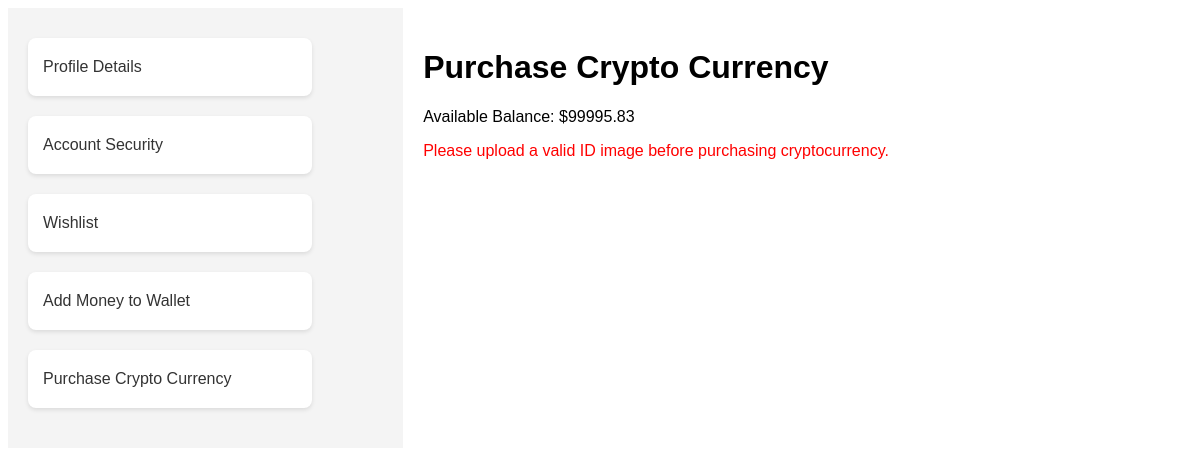
Before: /userprofile/purchase_currency/ (signed in) with the older database file.
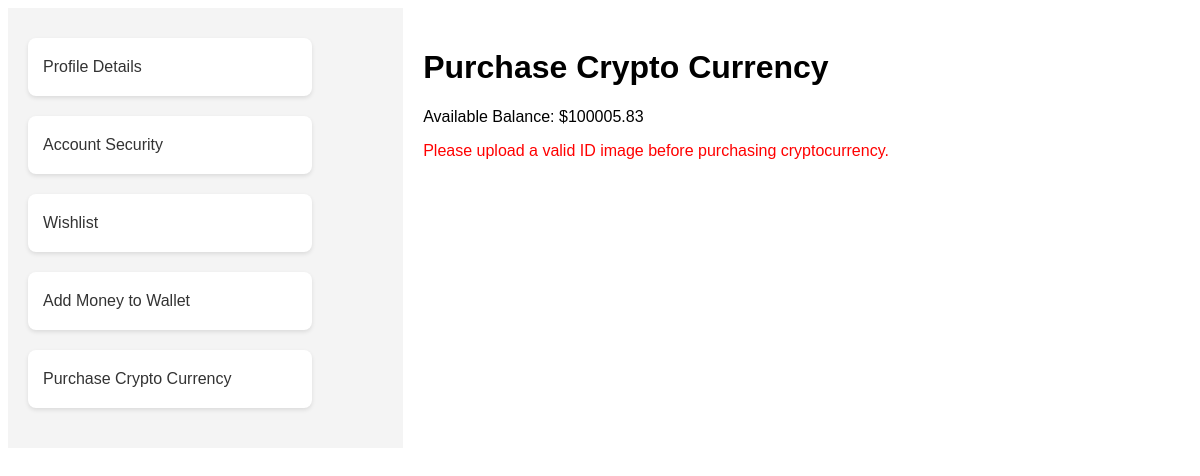
After: the same page with the newer database file.
### CryptoCrackers/models.py (models this page shows, shortened)
class Wallet(models.Model):
    user = models.OneToOneField(UserDetails, on_delete=models.CASCADE)
    balance = models.DecimalField(max_digits=10, decimal_places=2, default=0)

### CryptoCrackers/views.py (the view)
# urls.py: path('userprofile/purchase_currency/', views.purchase_currency, name='purchase_currency'),
def purchase_currency(request):
    user_id = request.session.get('_user_id')
    if not user_id:
        return redirect('/login/')
    user_wallet, created = Wallet.objects.get_or_create(user_id=user_id)
    if request.method == 'POST':
        form = PurchaseForm(user_id, request.POST)
        if form.is_valid():
            cryptocurrency = form.cleaned_data['cryptocurrency']
            quantity = form.cleaned_data['quantity']
            total_amount = cryptocurrency.current_price_cad * quantity
            if user_wallet.balance >= total_amount:
                user_wallet.balance -= total_amount
                Purchase.objects.create(
                    user_id=user_id,
                    cryptocurrency=cryptocurrency,
                    quantity=quantity,
                    total_amount=total_amount,
                )
                user = UserDetails.objects.get(id=user_id)
                cryptocurrencies = user.cryptocurrencies
                if cryptocurrency.name in cryptocurrencies:
                    cryptocurrencies[cryptocurrency.name] += int(quantity)
                else:
                    cryptocurrencies[cryptocurrency.name] = int(quantity)
                user.cryptocurrencies = cryptocurrencies
                user_wallet.save()
                user.save()
                return JsonResponse({'success': True, 'total_amount': total_amount})
            else:
                return JsonResponse({'success': False, 'error': 'Insufficient balance'})
        else:
            return JsonResponse({'success': False, 'error': 'Invalid form data'})
    else:
        form = PurchaseForm(user_id)
        crypto_choices = [{'id': crypto.id, 'name': crypto.name, 'price': str(crypto.current_price_cad)} for crypto in
                          CryptoCurrency.objects.all()]
        crypto_choices_json = json.dumps(crypto_choices, cls=DjangoJSONEncoder)
        user = UserDetails.objects.get(pk=user_id)
        return render(request, 'FrontEnd/profile.html',
                      {'form': form, 'balance': user_wallet.balance, 'crypto_choices_json': crypto_choices_json,
                       'id': "purchase-currency","user":user})

### CryptoCrackers/models.py (called while the page is built)
    def __str__(self):
        return self.name

### templates/FrontEnd/profile.html (shortened to what this page needs)
<!DOCTYPE html>
<html lang="en">
<head>
</head>
<body>
<main>
    <div class="profile-container">
        <div class="sidebar">
            <ul>
                <li><a href="{% url 'CryptoCrackers:profile' %}" >Profile Details</a></li>
                <li><a onclick="accountSecurity()" >Account Security</a></li>
                <li><a href="{% url 'CryptoCrackers:wishlist' %}" >Wishlist</a></li>
                <li><a href="{% url 'CryptoCrackers:add_money' %}" >Add Money to Wallet</a></li>
                <li><a href="{% url 'CryptoCrackers:purchase_currency' %}" >Purchase Crypto Currency</a></li>
            </ul>
        </div>
        <div class="content">
            <div id="purchase-currency" style="display: none;">
                  <h1>Purchase Crypto Currency</h1>
                  <p>Available Balance: ${{ balance }}</p>
                {% if user.id_image%}
                    <form method="post" id="purchaseForm">
                        {% csrf_token %}
                        {{ form.as_p }}
                        <button class="save-button" type="button" onclick="calculateTotal()">Calculate Total</button>
                        <p>Total Amount: $<span id="totalAmount">0.00</span></p>
                        <button class="save-button" type="submit">Purchase</button>
                    </form>
                {% else %}
                    <p style="color: red;">Please upload a valid ID image before purchasing cryptocurrency.</p>
                {% endif %}
            </div>
     </div>
    </div>
</main>
</body>
</html>

### templates/FrontEnd/profile.html (style rules this page uses)
body { font-family: Arial, sans-serif; }
.profile-container { display: flex; align-items: flex-start; }
.sidebar { width: 30%; padding: 20px; background-color: #f4f4f4; }
.content { width: 40%; padding: 20px; background-color: #fff; }
.sidebar ul { list-style-type: none; padding: 0; }
.sidebar li { margin-bottom: 20px; }
.sidebar a { text-decoration: none; color: #333; display: block; padding: 5px 0; }
ul { list-style-type: none; padding: 0; margin: 0; width: 80%; max-width: 400px; }
li { background-color: #fff; margin: 10px 0; padding: 15px; border-radius: 8px; box-shadow: 0 2px 4px rgba(0, 0, 0, 0.1); display: flex; justify-content: space-between; align-items: center; }
a { text-decoration: none; color: #3498db; }

Changed rows visible on the page:
changed Wallet: balance "99995.83" → "100005.83"
